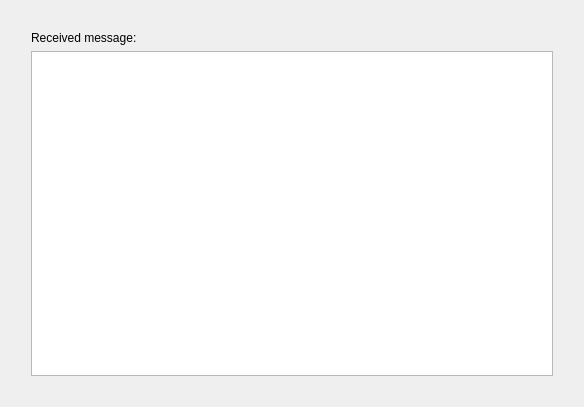
<?xml version="1.0" encoding="UTF-8"?>
<ui version="4.0">
 <class>Widget</class>
 <widget class="QWidget" name="Widget">
  <property name="geometry">
   <rect>
    <x>0</x>
    <y>0</y>
    <width>584</width>
    <height>407</height>
   </rect>
  </property>
  <property name="windowTitle">
   <string>Widget</string>
  </property>
  <layout class="QVBoxLayout" name="verticalLayout_2">
   <item>
    <layout class="QVBoxLayout" name="verticalLayout">
     <property name="leftMargin">
      <number>20</number>
     </property>
     <property name="topMargin">
      <number>20</number>
     </property>
     <property name="rightMargin">
      <number>20</number>
     </property>
     <property name="bottomMargin">
      <number>20</number>
     </property>
     <item>
      <widget class="QLabel" name="label">
       <property name="text">
        <string>Received message:</string>
       </property>
      </widget>
     </item>
     <item>
      <widget class="QTextBrowser" name="textBrowser"/>
     </item>
    </layout>
   </item>
  </layout>
 </widget>
 <layoutdefault spacing="6" margin="11"/>
 <resources/>
 <connections/>
</ui>
